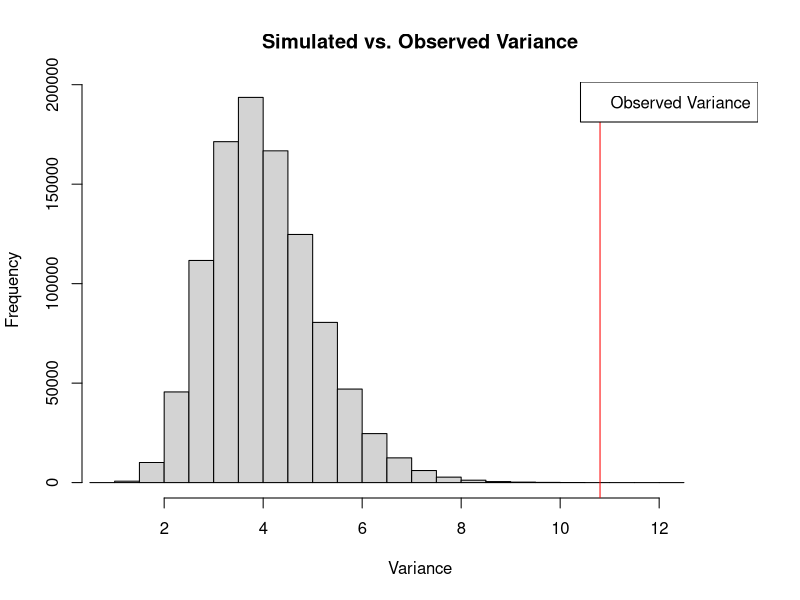

The R source for this figure:
## ---- chunk 1
knitr::opts_chunk$set(echo=T,eval=T,message=F,warning=F)
## ---- chunk 2
counts = c(5,3,0,10,8,0,0,7,5,12,8,5,11,4,0,6,0,4,0,0,4,3,4,0,2,4,3,3,5,5,4,4)
## ---- chunk 3
# Assuming H0 is true, we find the mean and variance
# Calculate the observed mean
observed_mean <- mean(counts)

# Calculate the observed variance
observed_variance <- var(counts)

observed_mean
observed_variance

## ---- chunk 4
n <- length(counts) # Number of observations
n_sim <- 1e6 # Number of simulations

# Generate simulated datasets and calculate their variances
simulated_variances <- replicate(n_sim, {
  simulated_data <- rpois(n, lambda = observed_mean)
  var(simulated_data)
})

# Calculate the p-value: proportion of simulations with variance as extreme or more extreme than observed
p_value <- mean(simulated_variances >= observed_variance)

p_value

## ---- chunk 5
# Plot the distribution of simulated variances
min_var <- min(simulated_variances)
max_var <- max(max(simulated_variances), observed_variance)
hist(simulated_variances, breaks=30, main="Simulated vs. Observed Variance", xlab="Variance", xlim=c(min_var, max_var + 1))
abline(v = observed_variance, col="red")
legend("topright", legend=c("Observed Variance"), col=c("red"))

## ---- chunk 6

c <- observed_variance / observed_mean
lambda <- observed_mean / c

c
lambda

## ---- chunk 7
chemical_times = c(0.542, 0.044, 0.073, 0.070, 0.108, 0.074, 0.291, 0.004, 0.050, 0.033, 0.061, 0.045, 0.168, 0.055, 0.061)
## ---- chunk 8

# Calculate sample mean of the observed wait times
sample_mean <- mean(chemical_times)

# Calculate sample median of the observed wait times
sample_median <- median(chemical_times)

# Estimate for lambda (rate parameter) as the reciprocal of the sample mean
lambda_hat <- 1 / sample_mean

sample_mean
sample_median
lambda_hat

## ---- chunk 9

n <- length(chemical_times) # Number of observations in the original dataset
n_sim <- 1e5 # Number of simulations

# Generate medians from simulated data
simulated_medians <- replicate(n_sim, {
  simulated_times <- rexp(n, rate = lambda_hat)
  median(simulated_times)
})

# Compute 95% confidence interval for the median
CI <- quantile(simulated_medians, probs = c(0.025, 0.975))

CI

## ---- chunk 10

# Assume the estimated rate parameter from part a as lambda_hat as "TRUE value"
lambda_hat <- 1 / mean(chemical_times)

# True median from the original dataset
true_median <- median(chemical_times)

# Number of observations in the original dataset
n <- length(chemical_times)

# Number of simulations for generating new datasets and computing CIs
n_sim <- 1000
n_datasets <- 1000

# Function to simulate a dataset, compute a CI for the median, and check coverage
check_coverage <- function(true_median, lambda_hat, n, n_sim) {
  simulated_medians <- replicate(n_sim, {
    simulated_times <- rexp(n, rate = lambda_hat)
    median(simulated_times)
  })
  
  CI <- quantile(simulated_medians, probs = c(0.025, 0.975))
  return(CI[1] < true_median & true_median < CI[2])
}

# Simulate new datasets, compute their CIs, and check if they cover the true median
coverage_results <- replicate(n_datasets, {
  check_coverage(true_median, lambda_hat, n, n_sim)
})

# Calculate the coverage rate
coverage_rate <- mean(coverage_results)
coverage_rate


